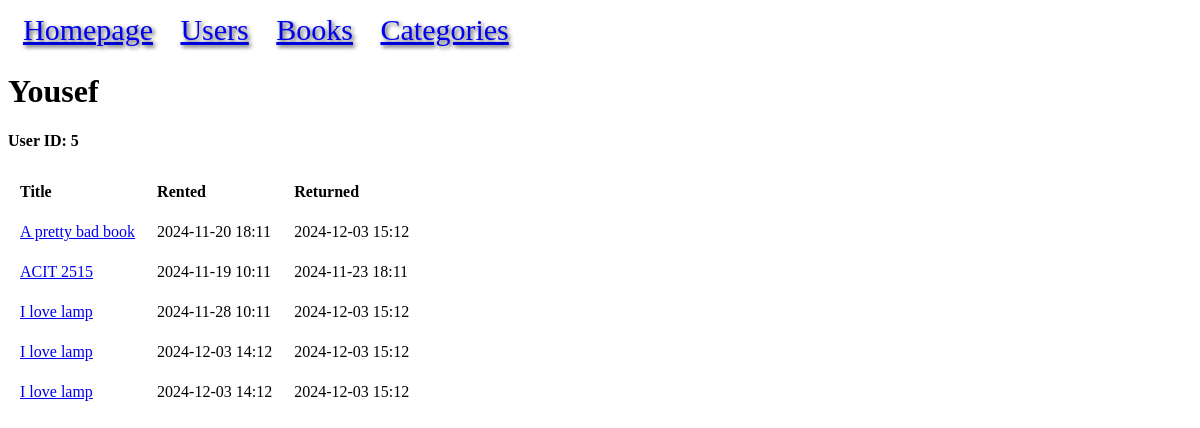
Before: /user/5 with the older database file.
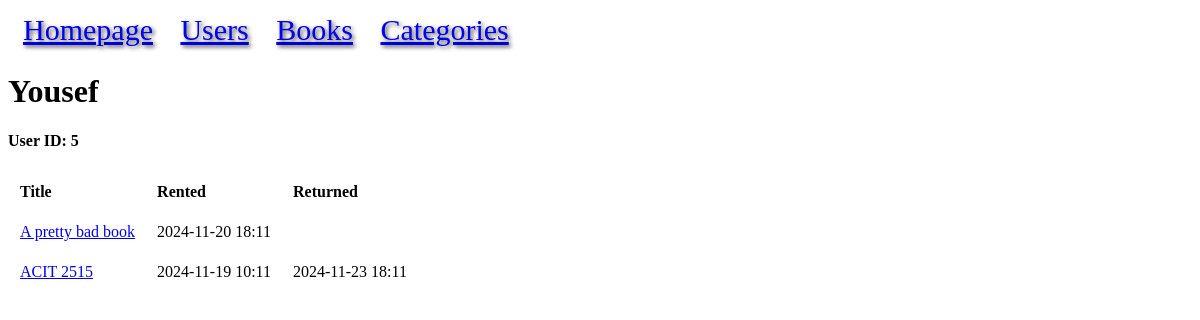
After: the same page with the newer database file.
### models.py (models this page shows, shortened)
class User(db.Model):
    id = mapped_column(Integer, primary_key=True, autoincrement=True)
    name = mapped_column(String)
    rented = relationship("BookRental", back_populates="user")

class BookRental(db.Model):
    id = mapped_column(Integer, primary_key=True)
    user_id = mapped_column(Integer, ForeignKey("user.id"))
    book_id = mapped_column(Integer, ForeignKey("book.id"))
    rented = mapped_column(DateTime(timezone=True), nullable=False)
    returned = mapped_column(DateTime(timezone=True), nullable=True)
    user = relationship("User", back_populates="rented")
    book = relationship("Book", back_populates="rentals")

class Book(db.Model):
    id = mapped_column(Integer, primary_key=True, autoincrement=True)
    title = mapped_column(String)
    price = mapped_column(DECIMAL(10, 2))
    available = mapped_column(Integer, default=0)
    rating = mapped_column(Integer)
    upc = mapped_column(String, unique=True)
    url = mapped_column(String)
    category_id = mapped_column(Integer, ForeignKey("category.id"))
    category = relationship("Category", back_populates="books")
    rentals = relationship("BookRental", back_populates="book")

### app.py (the view)
@app.route("/user/<int:id>")
def user(id):
    statement = db.select(User).where(User.id == id)
    result = db.session.execute(statement).scalar()
    if not result:
        return f"USER ID:{id} NOT FOUND!", 404
    return render_template("user.html", result=result)

### templates/user.html
{% extends "base.html" %}
{% block content %}
<h1>{{ result.name }}</h1>
<h4>User ID: {{ result.id }}</h4>
<table>
<tr>
    <th>Title</th>
    <th>Rented</th>
    <th>Returned</th>
</tr>
{% for rental in result.rented %}
<tr>
<td><a href="{{ url_for('book', id=rental.book.id) }}">{{ rental.book.title }}</a></td>
<td>{{ rental.rented.strftime("%Y-%m-%d %H:%m") }}</td>
<td>{% if rental.returned %}{{ rental.returned.strftime("%Y-%m-%d %H:%m") }}
{% endif %}</td>
</tr>
{% endfor %}
</table>
{% endblock %}

### templates/base.html (shortened to what this page needs)
<!doctype html>
<html lang="en">
    <head>
        <link rel="stylesheet" href="{{ url_for('static', filename='style.css') }}">
    </head>
    <body>
        <nav>
            <a href="{{ url_for('home') }}">Homepage</a>
            <a href="{{ url_for('users') }}">Users</a>
            <a href="{{ url_for('books') }}">Books</a>
            <a href="{{ url_for('categories') }}">Categories</a>
        </nav>
        {% block content %}
        {% endblock %}
    </body>
</html>

### static/style.css (style rules this page uses)
nav a { padding: 10px; }
th, td { padding:10px; }
nav { text-shadow: 2px 2px 4px rgba(0, 0, 0, 0.7); color:black; padding: 5px; font-size: 30px; }
tr { text-align: left; }
th { text-align: left; }
td { text-align: left; }

Changed rows visible on the page:
removed BookRental: book "I love lamp", rented "2024-11-28 10:11", returned "2024-12-03 15:12"
removed BookRental: book "I love lamp", rented "2024-12-03 14:12", returned "2024-12-03 15:12"
removed BookRental: book "I love lamp", rented "2024-12-03 14:12", returned "2024-12-03 15:12"
changed BookRental "A pretty bad book": returned "2024-12-03 15:12" → (not shown)
